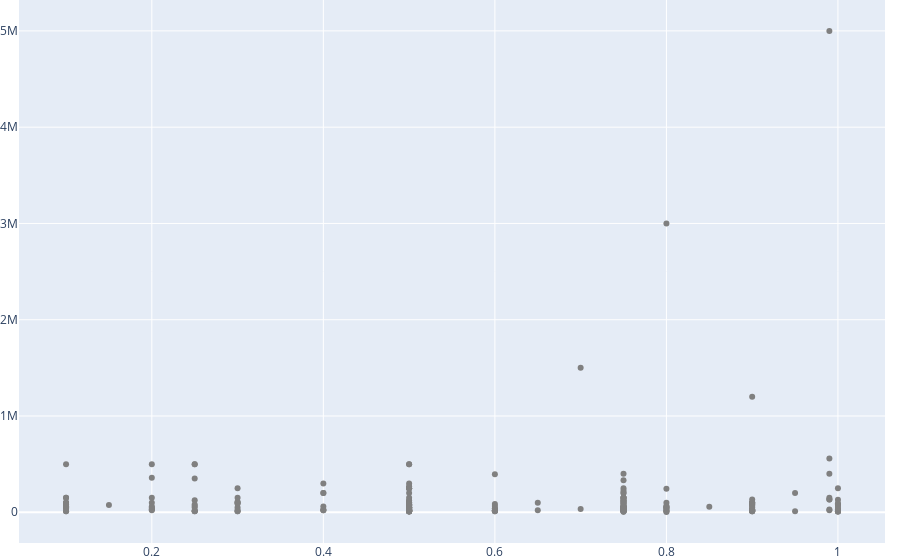

Notebook code for this chart:
### Code cell
dff = filter_data_master(None,None,None,None,None,None,None,None,df_num)#selectedData

fig = go.Figure()
x_axis = "ProbPercent"
y_axis = "PotentialValue"




dimensions = [dict(values=dff[label], label=label) for label in ["New","Type"]]

# Build colorscale
color = np.zeros(len(dff), dtype='uint8')
colorscale = [[0, 'gray'], [1, 'firebrick']]

print(color)


fig.add_trace(go.Scatter(x=dff[x_axis], y=dff[y_axis],
        marker={'color': 'gray'}, mode='markers', selected={'marker': {'color': 'firebrick'}},
        unselected={'marker': {'opacity': 0.3}}))





fig.update_layout(
    margin=dict(l=0, r=15, t=0, b=10),
    #paper_bgcolor="lightcyan",
    #plot_bgcolor='lightsteelblue' #gainsboro, lightsteelblue lightsalmon lightgreen lightpink lightcyan lightblue black
)

### Figure 1 — Plotly figure (JSON) as saved in the notebook; plotly's stock layout.template omitted (floating-point values rounded to 4 significant figures; data arrays with more than 128 entries replaced by an {"elided": "..."} marker saying what was removed)
{"data": [{"marker": {"color": "gray"}, "mode": "markers", "selected": {"marker": {"color": "firebrick"}}, "type": "scatter", "unselected": {"marker": {"opacity": 0.3}}, "x": {"elided": "229 float values"}, "y": {"elided": "229 int values"}}], "layout": {"margin": {"b": 10, "l": 0, "r": 15, "t": 0}}}
